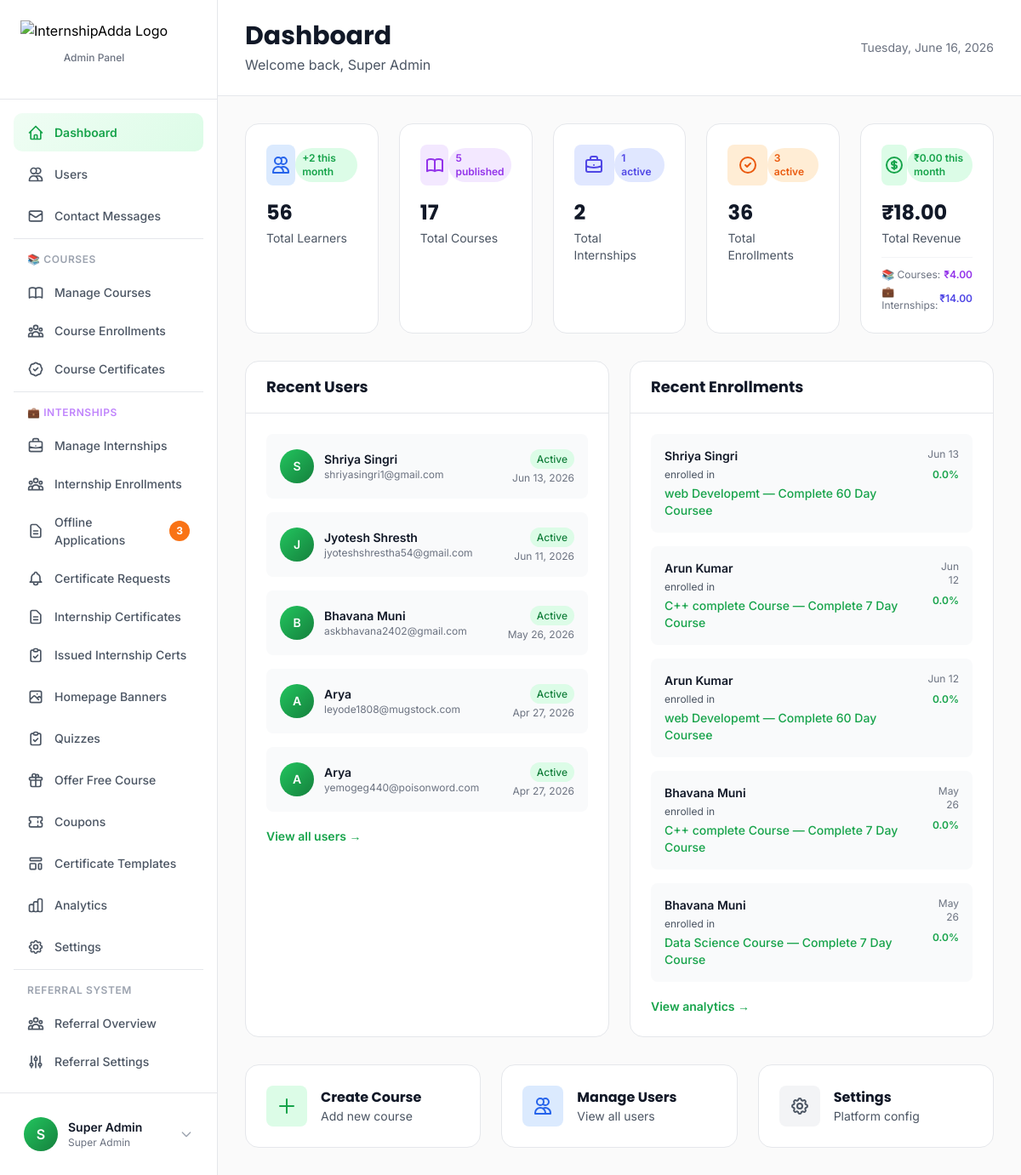
Page /admin/dashboard.php (signed in) on the committed database.
### tables this page shows
CREATE TABLE `users` (
  `id` int(10) UNSIGNED NOT NULL,
  `email` varchar(255) NOT NULL,
  `referral_code` varchar(20) DEFAULT NULL,
  `referred_by_code` varchar(20) DEFAULT NULL,
  `mobile` varchar(15) DEFAULT NULL,
  `password` varchar(255) NOT NULL,
  `name` varchar(255) NOT NULL,
  `avatar` varchar(255) DEFAULT NULL,
  `role` enum('admin','manager','learner') DEFAULT 'learner',
  `status` enum('active','suspended','banned') DEFAULT 'active',
  `email_verified` tinyint(1) DEFAULT 0,
  `email_verification_token` varchar(100) DEFAULT NULL,
  `email_verification_expires` datetime DEFAULT NULL,
  `verification_token` varchar(255) DEFAULT NULL,
  `reset_token` varchar(255) DEFAULT NULL,
  `reset_token_expires` datetime DEFAULT NULL,
  `last_login` datetime DEFAULT NULL,
  `created_at` timestamp NULL DEFAULT current_timestamp(),
  `updated_at` timestamp NULL DEFAULT current_timestamp() ON UPDATE current_timestamp()
);

CREATE TABLE `enrollments` (
  `id` int(10) UNSIGNED NOT NULL,
  `user_id` int(10) UNSIGNED NOT NULL,
  `course_id` int(10) UNSIGNED NOT NULL,
  `progress` int(11) DEFAULT 0,
  `status` enum('active','cancelled','completed') DEFAULT 'active',
  `enrolled_at` timestamp NULL DEFAULT current_timestamp(),
  `completed_at` datetime DEFAULT NULL,
  `progress_percent` decimal(5,2) DEFAULT 0.00,
  `payment_status` varchar(20) DEFAULT 'paid',
  `payment_id` varchar(100) DEFAULT NULL,
  `payment_method` varchar(50) DEFAULT NULL,
  `amount_paid` decimal(10,2) DEFAULT 0.00
);

CREATE TABLE `courses` (
  `id` int(10) UNSIGNED NOT NULL,
  `title` varchar(255) NOT NULL,
  `slug` varchar(255) NOT NULL,
  `description` text DEFAULT NULL,
  `cover_image` varchar(255) DEFAULT NULL,
  `icon` varchar(255) DEFAULT NULL,
  `preview_image` varchar(255) DEFAULT NULL,
  `price` decimal(10,2) DEFAULT 0.00,
  `status` enum('draft','published') DEFAULT 'draft',
  `created_by` int(10) UNSIGNED NOT NULL,
  `created_at` timestamp NULL DEFAULT current_timestamp(),
  `updated_at` timestamp NULL DEFAULT current_timestamp() ON UPDATE current_timestamp()
);

### app/views/admin/dashboard.php (the view, shortened to what the rows shown need)
<?php
$dbConfig = require __DIR__ . '/../../config/database.php';
$dsn = sprintf("mysql:host=%s;port=%s;dbname=%s;charset=%s",
    $dbConfig['host'], $dbConfig['port'], $dbConfig['database'], $dbConfig['charset']
);
$db = new PDO($dsn, $dbConfig['username'], $dbConfig['password'], $dbConfig['options']);
spl_autoload_register(function ($class) {
    $paths = [
        __DIR__ . '/../../core/' . $class . '.php',
        __DIR__ . '/../../models/' . $class . '.php',
        __DIR__ . '/../../controllers/' . $class . '.php',
    ];
    foreach ($paths as $path) {
        if (file_exists($path)) {
            return;
        }
    }
});
$auth = new Auth($db);
$auth->requireAdmin();
$recentUsers = $db->query("
    SELECT id, name, email, created_at, status
    FROM users
    WHERE role = 'learner'
    ORDER BY created_at DESC
    LIMIT 5
")->fetchAll();
$recentEnrollments = $db->query("
    SELECT e.*, u.name as user_name, c.title as course_title, e.progress as progress_percent
    FROM enrollments e
    JOIN users u ON e.user_id = u.id
    JOIN courses c ON e.course_id = c.id
    ORDER BY e.enrolled_at DESC
    LIMIT 5
")->fetchAll();
?>
<!DOCTYPE html>
<html lang="en">
<head>
    <script src="https://cdn.tailwindcss.com"></script>
</head>
<body>
<?php include __DIR__ . '/../../views/components/sidebar-admin.php'; ?>
<div class="ml-64 min-h-screen">
    <header class="bg-white border-b border-gray-200 sticky top-0 z-30">
        <div class="px-8 py-6">
            <div class="flex items-center justify-between">
                <div>
                    <h1 class="text-3xl font-bold text-gray-900">Dashboard</h1>
                    <p class="text-gray-600 mt-1">Welcome back, <?php echo htmlspecialchars($currentUser['name']); ?></p>
                </div>
            </div>
        </div>
    </header>
    <main class="p-8">
        <div class="grid grid-cols-1 lg:grid-cols-2 gap-6">
            <div class="table-container">
                <div class="p-6">
                    <?php if (empty($recentUsers)): ?>
                        <p class="text-gray-500 text-center py-8">No users yet</p>
                    <?php else: ?>
                        <div class="space-y-4">
                            <?php foreach ($recentUsers as $user): ?>
                                <div class="flex items-center justify-between p-4 bg-gray-50 rounded-lg hover:bg-gray-100 transition-colors">
                                    <div class="flex items-center gap-3">
                                        <div class="w-10 h-10 bg-gradient-to-br from-primary-500 to-primary-700 rounded-full flex items-center justify-center text-white font-semibold text-sm">
                                            <?php echo strtoupper(substr($user['name'], 0, 1)); ?>
                                        </div>
                                        <div>
                                            <p class="font-semibold text-gray-900 text-sm"><?php echo htmlspecialchars($user['name']); ?></p>
                                            <p class="text-xs text-gray-500"><?php echo htmlspecialchars($user['email']); ?></p>
                                        </div>
                                    </div>
                                    <div class="text-right">
                                        <span class="text-xs font-medium px-2 py-1 rounded-full <?php echo $user['status'] === 'active' ? 'bg-green-100 text-green-700' : 'bg-red-100 text-red-700'; ?>">
                                            <?php echo ucfirst($user['status']); ?>
                                        </span>
                                        <p class="text-xs text-gray-500 mt-1"><?php echo date('M j, Y', strtotime($user['created_at'])); ?></p>
                                    </div>
                                </div>
                            <?php endforeach; ?>
                        </div>
                    <?php endif; ?>
                </div>
            </div>
            <div class="table-container">
                <div class="p-6">
                    <?php if (empty($recentEnrollments)): ?>
                        <p class="text-gray-500 text-center py-8">No enrollments yet</p>
                    <?php else: ?>
                        <div class="space-y-4">
                            <?php foreach ($recentEnrollments as $enrollment): ?>
                                <div class="p-4 bg-gray-50 rounded-lg hover:bg-gray-100 transition-colors">
                                    <div class="flex items-start justify-between">
                                        <div>
                                            <p class="font-semibold text-gray-900 text-sm"><?php echo htmlspecialchars($enrollment['user_name']); ?></p>
                                            <p class="text-xs text-gray-600 mt-1">enrolled in</p>
                                            <p class="text-sm text-primary-600 font-medium mt-1"><?php echo htmlspecialchars($enrollment['course_title']); ?></p>
                                        </div>
                                        <div class="text-right">
                                            <div class="text-xs text-gray-500"><?php echo date('M j', strtotime($enrollment['enrolled_at'])); ?></div>
                                            <div class="mt-2 text-xs font-semibold text-primary-600"><?php echo number_format($enrollment['progress_percent'], 1); ?>%</div>
                                        </div>
                                    </div>
                                </div>
                            <?php endforeach; ?>
                        </div>
                    <?php endif; ?>
                </div>
            </div>
        </div>
    </main>
</div>
</body>
</html>

### app/views/components/sidebar-admin.php (shortened to what the rows shown need)
<?php
$currentUser = $auth->user();
?>
<aside class="fixed left-0 top-0 h-full w-64 bg-white border-r border-gray-200 z-40" id="adminSidebar">
    <div class="flex flex-col h-full">
        <div class="p-4 border-t border-gray-200">
            <div class="flex items-center gap-3 p-3 rounded-lg hover:bg-gray-50 transition-colors cursor-pointer" onclick="toggleProfileMenu()">
                <div class="w-10 h-10 bg-gradient-to-br from-primary-500 to-primary-700 rounded-full flex items-center justify-center text-white font-semibold">
                    <?php echo strtoupper(substr($currentUser['name'], 0, 1)); ?>
                </div>
                <div class="flex-1 min-w-0">
                    <p class="text-sm font-semibold text-gray-900 truncate"><?php echo htmlspecialchars($currentUser['name']); ?></p>
                    <p class="text-xs text-gray-500">Super Admin</p>
                </div>
                <svg class="w-4 h-4 text-gray-400" fill="none" stroke="currentColor" viewBox="0 0 24 24">
                    <path stroke-linecap="round" stroke-linejoin="round" stroke-width="2" d="M19 9l-7 7-7-7"></path>
                </svg>
            </div>
        </div>
    </div>
</aside>

### rows in the picture
users: name "S", name "Super Admin"
users: name "S", name "Shriya Singri", email "shriyasingri1@gmail.com", status "Active", created_at "Jun 13, 2026"
users: name "J", name "Jyotesh Shresth", email "jyoteshshrestha54@gmail.com", status "Active", created_at "Jun 11, 2026"
users: name "B", name "Bhavana Muni", email "askbhavana2402@gmail.com", status "Active", created_at "May 26, 2026"
users: name "A", name "Arya", email "leyode1808@mugstock.com", status "Active", created_at "Apr 27, 2026"
users: name "A", name "Arya", email "yemogeg440@poisonword.com", status "Active", created_at "Apr 27, 2026"
enrollments: user.name "Shriya Singri", course.title "web Developemt — Complete 60 Day Coursee", enrolled_at "Jun 13", progress "0.0"
enrollments: user.name "Arun Kumar", course.title "C++ complete Course — Complete 7 Day Course", enrolled_at "Jun 12", progress "0.0"
enrollments: user.name "Arun Kumar", course.title "web Developemt — Complete 60 Day Coursee", enrolled_at "Jun 12", progress "0.0"
enrollments: user.name "Bhavana Muni", course.title "C++ complete Course — Complete 7 Day Course", enrolled_at "May 26", progress "0.0"
enrollments: user.name "Bhavana Muni", course.title "Data Science Course — Complete 7 Day Course", enrolled_at "May 26", progress "0.0"

### other values in the picture
$pendingCount "3"
$stats['new_users_month'] "2"
$stats['total_users'] "56"
$stats['published_courses'] "5"
$stats['total_courses'] "17"
$stats['active_internships'] "1"
$stats['total_internships'] "2"
$stats['active_learners'] "3"
$stats['total_enrollments'] "36"
$stats['revenue_month'] "0.00"
$stats['total_revenue'] "18.00"
$stats['course_revenue'] "4.00"
$stats['internship_revenue'] "14.00"
